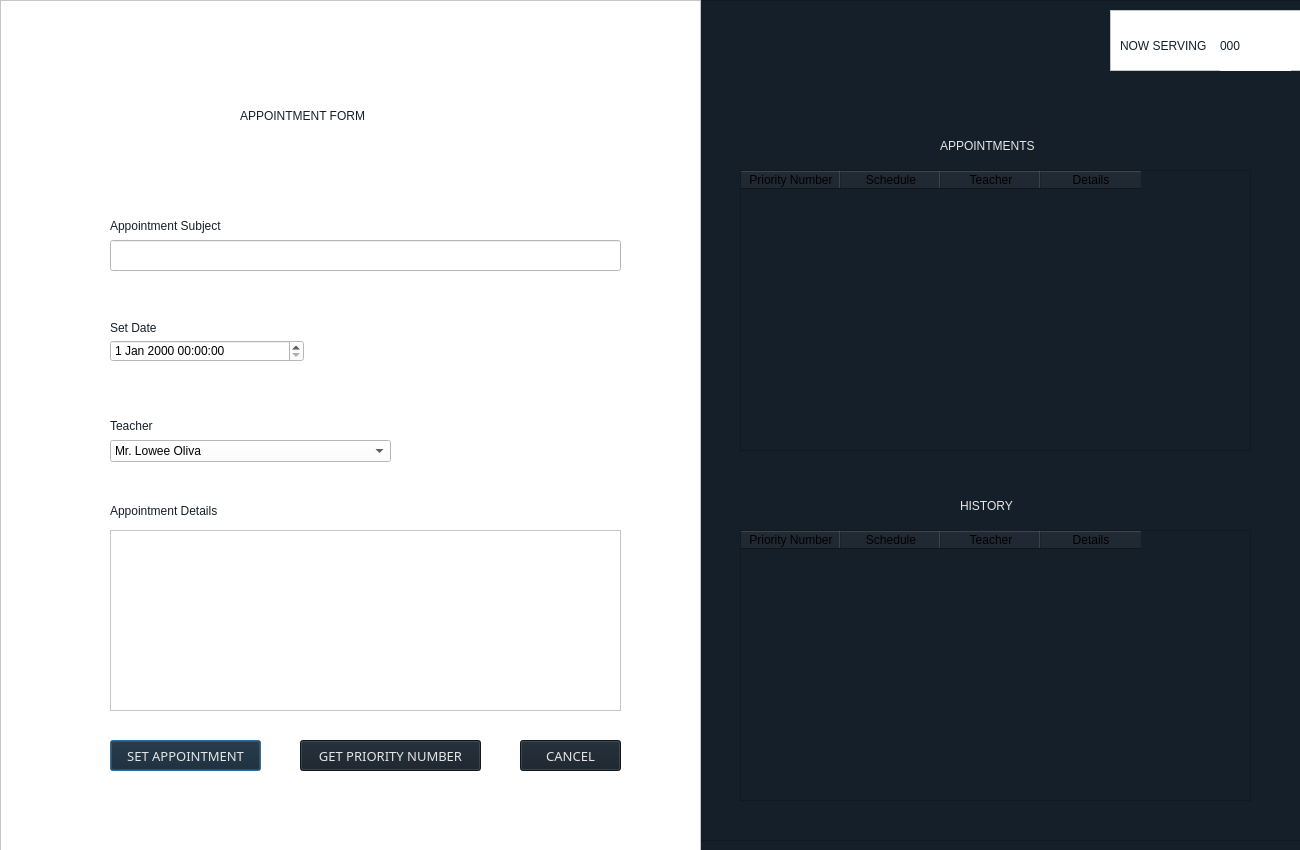
<?xml version="1.0" encoding="UTF-8"?>
<ui version="4.0">
 <class>studentAppointmentWindow</class>
 <widget class="QDialog" name="studentAppointmentWindow">
  <property name="geometry">
   <rect>
    <x>0</x>
    <y>0</y>
    <width>1300</width>
    <height>850</height>
   </rect>
  </property>
  <property name="windowTitle">
   <string>Dialog</string>
  </property>
  <property name="styleSheet">
   <string notr="true">background-color: rgb(21, 31, 41);
font: 12pt &quot;Nunito&quot;;</string>
  </property>
  <widget class="QFrame" name="appointmentFrame">
   <property name="geometry">
    <rect>
     <x>0</x>
     <y>0</y>
     <width>701</width>
     <height>851</height>
    </rect>
   </property>
   <property name="styleSheet">
    <string notr="true">background-color: rgb(255, 255, 255);</string>
   </property>
   <property name="frameShape">
    <enum>QFrame::StyledPanel</enum>
   </property>
   <property name="frameShadow">
    <enum>QFrame::Raised</enum>
   </property>
   <widget class="QLabel" name="applicationFormLabel">
    <property name="geometry">
     <rect>
      <x>240</x>
      <y>90</y>
      <width>291</width>
      <height>51</height>
     </rect>
    </property>
    <property name="cursor">
     <cursorShape>ArrowCursor</cursorShape>
    </property>
    <property name="styleSheet">
     <string notr="true">font: 36pt &quot;Bebas Neue&quot;;
color: rgb(21, 31, 41);</string>
    </property>
    <property name="text">
     <string>APPOINTMENT FORM</string>
    </property>
   </widget>
   <widget class="QLabel" name="applicationSubjectLabel">
    <property name="geometry">
     <rect>
      <x>110</x>
      <y>210</y>
      <width>191</width>
      <height>31</height>
     </rect>
    </property>
    <property name="styleSheet">
     <string notr="true">font: 14pt bold &quot;Poppins&quot;;
background-color: rgb(255, 255, 255);
color: rgb(21, 31, 41);</string>
    </property>
    <property name="text">
     <string>Appointment Subject</string>
    </property>
   </widget>
   <widget class="QLineEdit" name="lineEdit_2">
    <property name="geometry">
     <rect>
      <x>380</x>
      <y>910</y>
      <width>281</width>
      <height>31</height>
     </rect>
    </property>
   </widget>
   <widget class="QLineEdit" name="inputSubject">
    <property name="geometry">
     <rect>
      <x>110</x>
      <y>240</y>
      <width>511</width>
      <height>31</height>
     </rect>
    </property>
   </widget>
   <widget class="QPushButton" name="setAppointmentButton">
    <property name="geometry">
     <rect>
      <x>110</x>
      <y>740</y>
      <width>151</width>
      <height>31</height>
     </rect>
    </property>
    <property name="font">
     <font>
      <family>Montserrat</family>
      <pointsize>10</pointsize>
      <weight>9</weight>
      <italic>false</italic>
      <bold>false</bold>
      <kerning>true</kerning>
     </font>
    </property>
    <property name="cursor">
     <cursorShape>PointingHandCursor</cursorShape>
    </property>
    <property name="autoFillBackground">
     <bool>false</bool>
    </property>
    <property name="styleSheet">
     <string notr="true">font: 75 10pt &quot;Montserrat&quot;;
color: rgb(230, 230, 230);
background-color: rgb(21, 31, 41);</string>
    </property>
    <property name="text">
     <string>SET APPOINTMENT</string>
    </property>
    <property name="default">
     <bool>false</bool>
    </property>
    <property name="flat">
     <bool>false</bool>
    </property>
   </widget>
   <widget class="QPushButton" name="cancelButton">
    <property name="geometry">
     <rect>
      <x>520</x>
      <y>740</y>
      <width>101</width>
      <height>31</height>
     </rect>
    </property>
    <property name="font">
     <font>
      <family>Montserrat</family>
      <pointsize>10</pointsize>
      <weight>9</weight>
      <italic>false</italic>
      <bold>false</bold>
     </font>
    </property>
    <property name="cursor">
     <cursorShape>PointingHandCursor</cursorShape>
    </property>
    <property name="styleSheet">
     <string notr="true">font: 75 10pt &quot;Montserrat&quot;;
color: rgb(230, 230, 230);
background-color: rgb(21, 31, 41);</string>
    </property>
    <property name="text">
     <string>CANCEL</string>
    </property>
   </widget>
   <widget class="QLabel" name="setDateLabel">
    <property name="geometry">
     <rect>
      <x>110</x>
      <y>320</y>
      <width>151</width>
      <height>16</height>
     </rect>
    </property>
    <property name="styleSheet">
     <string notr="true">font: 14pt bold &quot;Poppins&quot;;
color: rgb(21, 31, 41);</string>
    </property>
    <property name="text">
     <string>Set Date</string>
    </property>
   </widget>
   <widget class="QLineEdit" name="inputYear">
    <property name="geometry">
     <rect>
      <x>770</x>
      <y>260</y>
      <width>101</width>
      <height>31</height>
     </rect>
    </property>
    <property name="text">
     <string extracomment="First Name"/>
    </property>
   </widget>
   <widget class="QLabel" name="detailsLabel">
    <property name="geometry">
     <rect>
      <x>110</x>
      <y>500</y>
      <width>171</width>
      <height>21</height>
     </rect>
    </property>
    <property name="styleSheet">
     <string notr="true">font: 14pt bold &quot;Poppins&quot;;
color: rgb(21, 31, 41);</string>
    </property>
    <property name="text">
     <string>Appointment Details</string>
    </property>
   </widget>
   <widget class="QTextEdit" name="inputDetails">
    <property name="geometry">
     <rect>
      <x>110</x>
      <y>530</y>
      <width>511</width>
      <height>181</height>
     </rect>
    </property>
   </widget>
   <widget class="QDateTimeEdit" name="dateTimeSchedule">
    <property name="geometry">
     <rect>
      <x>110</x>
      <y>340</y>
      <width>194</width>
      <height>22</height>
     </rect>
    </property>
   </widget>
   <widget class="QLabel" name="teacherLabel">
    <property name="geometry">
     <rect>
      <x>110</x>
      <y>410</y>
      <width>171</width>
      <height>31</height>
     </rect>
    </property>
    <property name="styleSheet">
     <string notr="true">font: 14pt bold &quot;Poppins&quot;;
background-color: rgb(255, 255, 255);
color: rgb(21, 31, 41);</string>
    </property>
    <property name="text">
     <string>Teacher</string>
    </property>
   </widget>
   <widget class="QComboBox" name="teacherComboBox">
    <property name="geometry">
     <rect>
      <x>110</x>
      <y>440</y>
      <width>281</width>
      <height>22</height>
     </rect>
    </property>
    <item>
     <property name="text">
      <string>Mr. Lowee Oliva</string>
     </property>
    </item>
    <item>
     <property name="text">
      <string>Mr. Rangie Obispo</string>
     </property>
    </item>
    <item>
     <property name="text">
      <string>Mr. Patrick Mac</string>
     </property>
    </item>
    <item>
     <property name="text">
      <string>Ms. Bambi Jimenez</string>
     </property>
    </item>
   </widget>
   <widget class="QPushButton" name="getPriorityButton">
    <property name="geometry">
     <rect>
      <x>300</x>
      <y>740</y>
      <width>181</width>
      <height>31</height>
     </rect>
    </property>
    <property name="font">
     <font>
      <family>Montserrat</family>
      <pointsize>10</pointsize>
      <weight>9</weight>
      <italic>false</italic>
      <bold>false</bold>
     </font>
    </property>
    <property name="cursor">
     <cursorShape>PointingHandCursor</cursorShape>
    </property>
    <property name="styleSheet">
     <string notr="true">font: 75 10pt &quot;Montserrat&quot;;
color: rgb(230, 230, 230);
background-color: rgb(21, 31, 41);</string>
    </property>
    <property name="text">
     <string>GET PRIORITY NUMBER</string>
    </property>
   </widget>
   <zorder>teacherLabel</zorder>
   <zorder>applicationFormLabel</zorder>
   <zorder>applicationSubjectLabel</zorder>
   <zorder>lineEdit_2</zorder>
   <zorder>inputSubject</zorder>
   <zorder>setAppointmentButton</zorder>
   <zorder>cancelButton</zorder>
   <zorder>setDateLabel</zorder>
   <zorder>inputYear</zorder>
   <zorder>detailsLabel</zorder>
   <zorder>inputDetails</zorder>
   <zorder>dateTimeSchedule</zorder>
   <zorder>teacherComboBox</zorder>
   <zorder>getPriorityButton</zorder>
  </widget>
  <widget class="QLabel" name="appointmentLabel">
   <property name="geometry">
    <rect>
     <x>940</x>
     <y>120</y>
     <width>131</width>
     <height>51</height>
    </rect>
   </property>
   <property name="cursor">
    <cursorShape>ArrowCursor</cursorShape>
   </property>
   <property name="styleSheet">
    <string notr="true">font: 20pt &quot;Bebas Neue&quot;;
color: rgb(231, 231, 231);</string>
   </property>
   <property name="text">
    <string>APPOINTMENTS</string>
   </property>
  </widget>
  <widget class="QTableWidget" name="appointmentHistory">
   <property name="geometry">
    <rect>
     <x>740</x>
     <y>530</y>
     <width>511</width>
     <height>271</height>
    </rect>
   </property>
   <column>
    <property name="text">
     <string>Priority Number</string>
    </property>
   </column>
   <column>
    <property name="text">
     <string>Schedule</string>
    </property>
   </column>
   <column>
    <property name="text">
     <string>Teacher</string>
    </property>
   </column>
   <column>
    <property name="text">
     <string>Details</string>
    </property>
   </column>
  </widget>
  <widget class="QLabel" name="historyLabel">
   <property name="geometry">
    <rect>
     <x>960</x>
     <y>480</y>
     <width>71</width>
     <height>51</height>
    </rect>
   </property>
   <property name="cursor">
    <cursorShape>ArrowCursor</cursorShape>
   </property>
   <property name="styleSheet">
    <string notr="true">font: 20pt &quot;Bebas Neue&quot;;
color: rgb(231, 231, 231);</string>
   </property>
   <property name="text">
    <string>HISTORY</string>
   </property>
  </widget>
  <widget class="QTableWidget" name="appointments">
   <property name="geometry">
    <rect>
     <x>740</x>
     <y>170</y>
     <width>511</width>
     <height>281</height>
    </rect>
   </property>
   <column>
    <property name="text">
     <string>Priority Number</string>
    </property>
   </column>
   <column>
    <property name="text">
     <string>Schedule</string>
    </property>
   </column>
   <column>
    <property name="text">
     <string>Teacher</string>
    </property>
   </column>
   <column>
    <property name="text">
     <string>Details</string>
    </property>
   </column>
  </widget>
  <widget class="QLabel" name="queuingSystemLabel_4">
   <property name="geometry">
    <rect>
     <x>1200</x>
     <y>20</y>
     <width>71</width>
     <height>51</height>
    </rect>
   </property>
   <property name="cursor">
    <cursorShape>ArrowCursor</cursorShape>
   </property>
   <property name="styleSheet">
    <string notr="true">font: 36pt &quot;Bebas Neue&quot;;
color: rgb(21, 31, 41);
background-color: rgb(255, 255, 255);</string>
   </property>
   <property name="text">
    <string>000</string>
   </property>
  </widget>
  <widget class="QFrame" name="nowServingFrame3">
   <property name="geometry">
    <rect>
     <x>1110</x>
     <y>10</y>
     <width>191</width>
     <height>61</height>
    </rect>
   </property>
   <property name="styleSheet">
    <string notr="true">background-color: rgb(255, 255, 255);</string>
   </property>
   <property name="frameShape">
    <enum>QFrame::StyledPanel</enum>
   </property>
   <property name="frameShadow">
    <enum>QFrame::Raised</enum>
   </property>
   <widget class="QLabel" name="nowServingMainStudent">
    <property name="geometry">
     <rect>
      <x>10</x>
      <y>20</y>
      <width>101</width>
      <height>31</height>
     </rect>
    </property>
    <property name="cursor">
     <cursorShape>ArrowCursor</cursorShape>
    </property>
    <property name="styleSheet">
     <string notr="true">font: 17pt &quot;Bebas Neue&quot;;
color: rgb(21, 31, 41);
background-color: rgb(255, 255, 255);</string>
    </property>
    <property name="text">
     <string>NOW SERVING</string>
    </property>
   </widget>
   <widget class="QLabel" name="priorityNumberMainStudent">
    <property name="geometry">
     <rect>
      <x>110</x>
      <y>10</y>
      <width>71</width>
      <height>51</height>
     </rect>
    </property>
    <property name="cursor">
     <cursorShape>ArrowCursor</cursorShape>
    </property>
    <property name="styleSheet">
     <string notr="true">font: 36pt &quot;Bebas Neue&quot;;
color: rgb(21, 31, 41);
background-color: rgb(255, 255, 255);</string>
    </property>
    <property name="text">
     <string>000</string>
    </property>
   </widget>
  </widget>
  <widget class="QFrame" name="viewFrame">
   <property name="geometry">
    <rect>
     <x>700</x>
     <y>0</y>
     <width>601</width>
     <height>841</height>
    </rect>
   </property>
   <property name="frameShape">
    <enum>QFrame::StyledPanel</enum>
   </property>
   <property name="frameShadow">
    <enum>QFrame::Raised</enum>
   </property>
   <widget class="QLabel" name="logoMainStudent">
    <property name="geometry">
     <rect>
      <x>340</x>
      <y>10</y>
      <width>71</width>
      <height>61</height>
     </rect>
    </property>
    <property name="text">
     <string/>
    </property>
    <property name="pixmap">
     <pixmap>upper.png</pixmap>
    </property>
   </widget>
  </widget>
  <zorder>viewFrame</zorder>
  <zorder>appointmentLabel</zorder>
  <zorder>appointmentFrame</zorder>
  <zorder>appointmentHistory</zorder>
  <zorder>historyLabel</zorder>
  <zorder>appointments</zorder>
  <zorder>queuingSystemLabel_4</zorder>
  <zorder>nowServingFrame3</zorder>
 </widget>
 <resources/>
 <connections/>
</ui>
